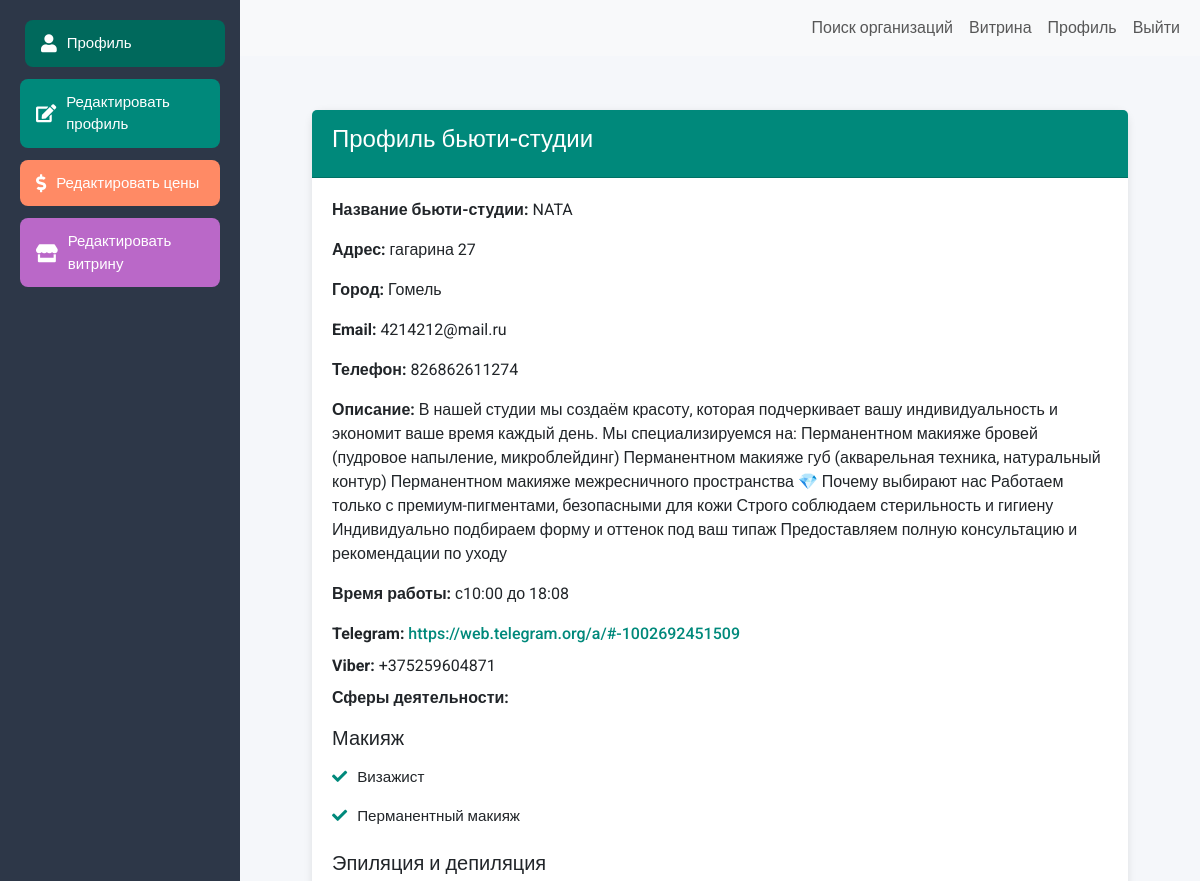
/accounts/profile/ (signed in, upper part), run on an earlier commit of the app's database.
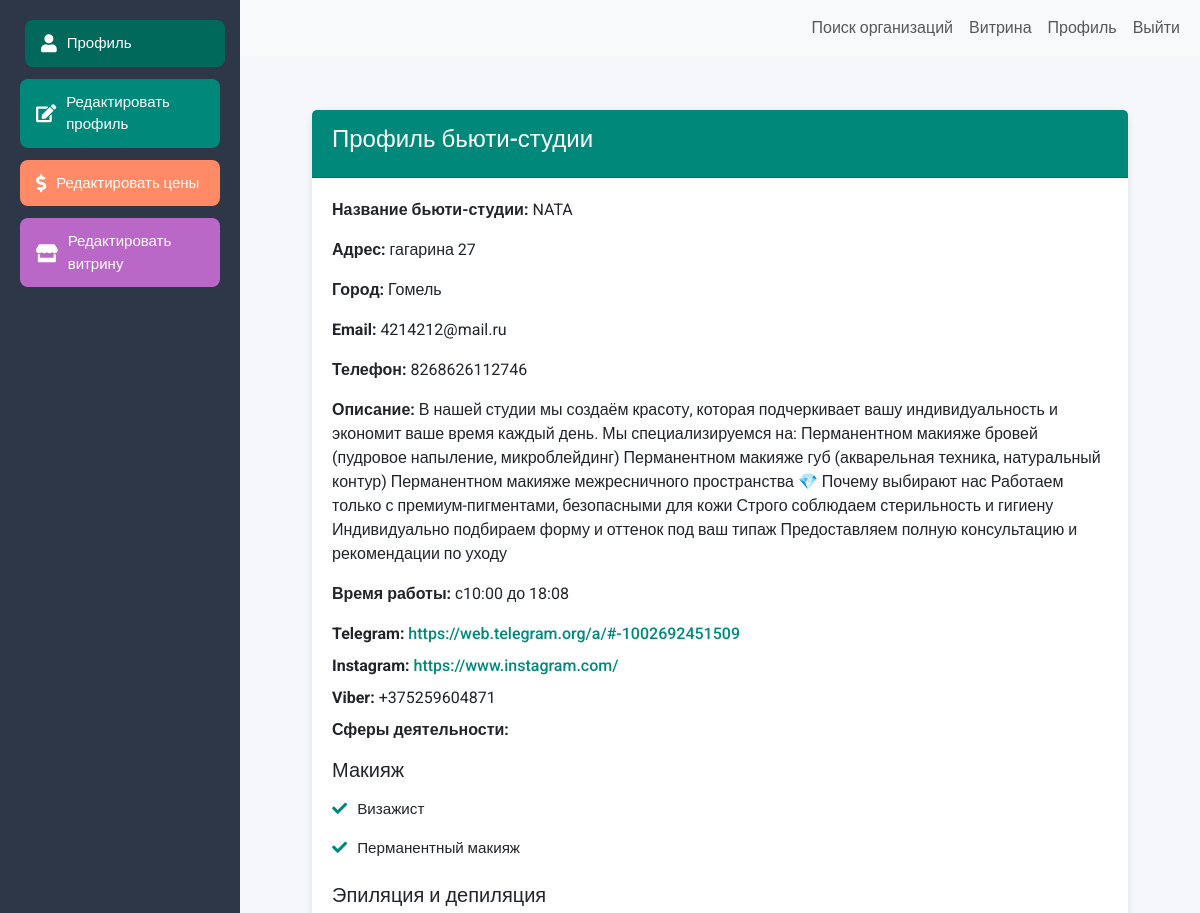
And on a later commit of the database.
### accounts/models.py (models this page shows, shortened)
class WorkshopProfile(models.Model):
    user = models.OneToOneField(User, on_delete=models.CASCADE)
    workshop_name = models.CharField(max_length=100, verbose_name='Название бьюти-студии')
    workshop_address = models.CharField(max_length=255, verbose_name='Адрес')
    phone = models.CharField(max_length=20, verbose_name='Телефон бьюти-студии')
    city = models.CharField(max_length=100, blank=True, verbose_name='Город')
    activity_area = models.ManyToManyField(ActivityArea, verbose_name='Сферы деятельности')
    description = models.TextField(blank=True, verbose_name='Описание')
    working_hours = models.CharField(max_length=255, blank=True, verbose_name='Время работы')
    class Meta:
        verbose_name = 'Профиль бьюти-студии'
        verbose_name_plural = 'Профили бьюти-студий'

### showcase/models.py (models this page shows, shortened)
class Showcase(models.Model):
    workshop = models.OneToOneField(WorkshopProfile, on_delete=models.CASCADE, related_name='showcase')
    cover_photo = models.ImageField(upload_to='showcase/covers/', blank=True, null=True, verbose_name='Фото главной страницы')
    viber = models.CharField(max_length=255, blank=True, verbose_name='Viber (номер или ссылка)')
    telegram = models.CharField(max_length=255, blank=True, verbose_name='Telegram (username или ссылка)')
    instagram = models.CharField(max_length=255, blank=True, verbose_name='Instagram (username или ссылка)')
    created_at = models.DateTimeField(auto_now_add=True)
    updated_at = models.DateTimeField(auto_now=True)
    class Meta:
        verbose_name = 'Витрина'
        verbose_name_plural = 'Витрины'

### accounts/views.py (the view)
# urls.py: path('profile/', views.profile_view, name='profile'),
@login_required
def profile_view(request):
    client_profile = None
    workshop_profile = None
    is_client = False
    is_workshop = False
    grouped_activities = {}
    client_form = None
    workshop_form = None
    formset = None
    showcase_form = None
    upload_form = None
    showcase = None
    gallery = None
    grouped_prices = OrderedDict()
    try:
        client_profile = request.user.clientprofile
        is_client = True
        client_form = ClientProfileForm(instance=client_profile, initial={'email': request.user.email})
    except ClientProfile.DoesNotExist:
        try:
            workshop_profile = request.user.workshopprofile
            is_workshop = True
            workshop_form = WorkshopProfileForm(instance=workshop_profile, initial={'email': request.user.email})
            json_path = finders.find('services.json')
            if not json_path:
                logger.error("Файл services.json не найден")
                return JsonResponse({'success': False, 'errors': 'Service list not found.'}, status=500) if request.headers.get('X-Requested-With') == 'XMLHttpRequest' else redirect('accounts:profile')
            try:
                with open(json_path, 'r', encoding='utf-8') as f:
                    services_data = json.load(f)
                service_map = {item['code']: item['works'] for item in services_data}
            except json.JSONDecodeError as e:
                logger.error(f"Ошибка декодирования services.json: {str(e)}")
                return JsonResponse({'success': False, 'errors': 'Invalid services.json format.'}, status=500) if request.headers.get('X-Requested-With') == 'XMLHttpRequest' else redirect('accounts:profile')
            activity_codes = {str(area.id): area.code for area in workshop_profile.activity_area.all()}
            formset = ServicePriceFormSet(
                queryset=ServicePrice.objects.filter(workshop=workshop_profile),
                form_kwargs={'workshop': workshop_profile}
            )
            CATEGORY_TRANSLATIONS = {
                'hair': 'Уход за волосами',
                'nails': 'Ногтевой сервис',
                'cosmetology': 'Косметология',
                'makeup': 'Макияж',
                'brows_lashes': 'Уход за бровями и ресницами',
                'epilation': 'Эпиляция и депиляция',
                'body': 'Массаж и уход за телом',
                'tattoo_piercing': 'Тату и пирсинг',
                'styling': 'Стилистика и имидж',
                'kids': 'Детская бьюти-сфера',
                'alternative': 'Альтернативные направления',
                'education': 'Обучение и менторство'
            }
            grouped_activities = OrderedDict()
            for activity in workshop_profile.activity_area.all():
                cat = CATEGORY_TRANSLATIONS.get(activity.category, activity.get_category_display())
                grouped_activities.setdefault(cat, []).append(activity)
            prices = ServicePrice.objects.filter(workshop=workshop_profile)
            for price in prices:
                cat = CATEGORY_TRANSLATIONS.get(price.activity_area.category, price.activity_area.get_category_display())
                grouped_prices.setdefault(cat, []).append(price)
            showcase, created = Showcase.objects.get_or_create(workshop=workshop_profile)
            showcase_form = ShowcaseForm(instance=showcase)
            upload_form = GalleryImageForm()
            gallery = showcase.gallery_images.all()
        except WorkshopProfile.DoesNotExist:
            pass
    return render(request, 'accounts/profile.html', {
        'client_profile': client_profile,
        'workshop_profile': workshop_profile,
        'is_client': is_client,
        'is_workshop': is_workshop,
        'grouped_activities': grouped_activities,
        'user': request.user,
        'client_form': client_form,
        'workshop_form': workshop_form,
        'formset': formset,
        'service_map': service_map if is_workshop else {},
        'activity_codes': activity_codes if is_workshop else {},
        'showcase_form': showcase_form,
        'upload_form': upload_form,
        'showcase': showcase,
        'gallery': gallery,
        'grouped_prices': grouped_prices
    })

### accounts/context_processors.py (called while the page is built)
def user_type(request):
    if request.user.is_authenticated:
        try:
            request.user.workshopprofile
            return {'is_workshop': True, 'is_client': False}
        except WorkshopProfile.DoesNotExist:
            try:
                request.user.clientprofile
                return {'is_workshop': False, 'is_client': True}
            except ClientProfile.DoesNotExist:
                pass
    return {'is_workshop': False, 'is_client': False}

### accounts/models.py (called while the page is built)
    def __str__(self):
        return self.name

### accounts/templates/accounts/profile.html (shortened to what the changed rows need)
{% extends "base.html" %}
{% load static crispy_forms_tags format_duration %}
{% block content %}
<div class="dashboard-container">
  <div class="profile-container">
    <div id="profile-details" class="content-section active">
      {% if is_client %}
        <div class="card">
          <div class="card-header">
            <h4>Профиль клиента</h4>
          </div>
          <div class="card-body">
            <p class="profile-name"><strong>Имя:</strong> {{ client_profile.name|default:user.username }}</p>
            <p class="profile-email"><strong>Email:</strong> {{ user.email }}</p>
            <p class="profile-phone"><strong>Телефон:</strong> {{ client_profile.phone }}</p>
            <p class="profile-city"><strong>Город:</strong> {{ client_profile.city|default:"Не указано" }}</p>
          </div>
        </div>
      {% elif is_workshop %}
        <div class="card">
          <div class="card-header">
            <h4>Профиль бьюти-студии</h4>
          </div>
          <div class="card-body">
            <p class="profile-workshop-name"><strong>Название бьюти-студии:</strong> {{ workshop_profile.workshop_name }}</p>
            <p class="profile-workshop-address"><strong>Адрес:</strong> {{ workshop_profile.workshop_address }}</p>
            <p class="profile-city"><strong>Город:</strong> {{ workshop_profile.city|default:"Не указано" }}</p>
            <p class="profile-email"><strong>Email:</strong> {{ user.email }}</p>
            <p class="profile-phone"><strong>Телефон:</strong> {{ workshop_profile.phone }}</p>
            <p class="profile-description"><strong>Описание:</strong> {{ workshop_profile.description|default:"Не указано" }}</p>
            <p class="profile-working-hours"><strong>Время работы:</strong> {{ workshop_profile.working_hours|default:"Не указано" }}</p>
            {% if workshop_profile.showcase %}
              <div class="social-links mt-3">
                {% if workshop_profile.showcase.telegram %}
                  <p class="telegram">
                    <strong>Telegram:</strong>
                    {% if workshop_profile.showcase.telegram|slice:":4" == "http" %}
                      <a href="{{ workshop_profile.showcase.telegram }}" target="_blank" rel="noopener">{{ workshop_profile.showcase.telegram }}</a>
                    {% else %}
                      <a href="https://t.me/{{ workshop_profile.showcase.telegram|urlencode }}" target="_blank" rel="noopener">{{ workshop_profile.showcase.telegram }}</a>
                    {% endif %}
                  </p>
                {% endif %}
                {% if workshop_profile.showcase.instagram %}
                  <p class="instagram">
                    <strong>Instagram:</strong>
                    {% if workshop_profile.showcase.instagram|slice:":4" == "http" %}
                      <a href="{{ workshop_profile.showcase.instagram }}" target="_blank" rel="noopener">{{ workshop_profile.showcase.instagram }}</a>
                    {% else %}
                      <a href="https://instagram.com/{{ workshop_profile.showcase.instagram|urlencode }}" target="_blank" rel="noopener">{{ workshop_profile.showcase.instagram }}</a>
                    {% endif %}
                  </p>
                {% endif %}
                {% if workshop_profile.showcase.viber %}
                  <p class="viber">
                    <strong>Viber:</strong>
                    {% if workshop_profile.showcase.viber|slice:":6" == "viber:" or workshop_profile.showcase.viber|slice:":4" == "http" %}
                      <a href="{{ workshop_profile.showcase.viber }}" target="_blank" rel="noopener">{{ workshop_profile.showcase.viber }}</a>
                    {% else %}
                      {{ workshop_profile.showcase.viber }}
                    {% endif %}
                  </p>
                {% endif %}
              </div>
            {% endif %}
            <p><strong>Сферы деятельности:</strong></p>
            {% if grouped_activities %}
              {% for category, activities in grouped_activities.items %}
                <h5>{{ category }}</h5>
                <ul class="activity-list">
                  {% for activity in activities %}
                    <li>{{ activity.name }}</li>
                  {% endfor %}
                </ul>
              {% endfor %}
            {% else %}
              <p>Не указано</p>
            {% endif %}
          </div>
        </div>
      {% else %}
        <p class="text-center">Профиль не найден.</p>
      {% endif %}
    </div>
  </div>
</div>
<link rel="stylesheet" href="https://cdnjs.cloudflare.com/ajax/libs/font-awesome/5.15.4/css/all.min.css">
{% endblock %}

What changed in the data, as far as the page shows it:
changed WorkshopProfile "NATA": phone "826862611274" → "8268626112746"; showcase.instagram (not shown) → "https://www.instagram.com/"
Also different on the page:
text now shown: "Instagram:"
